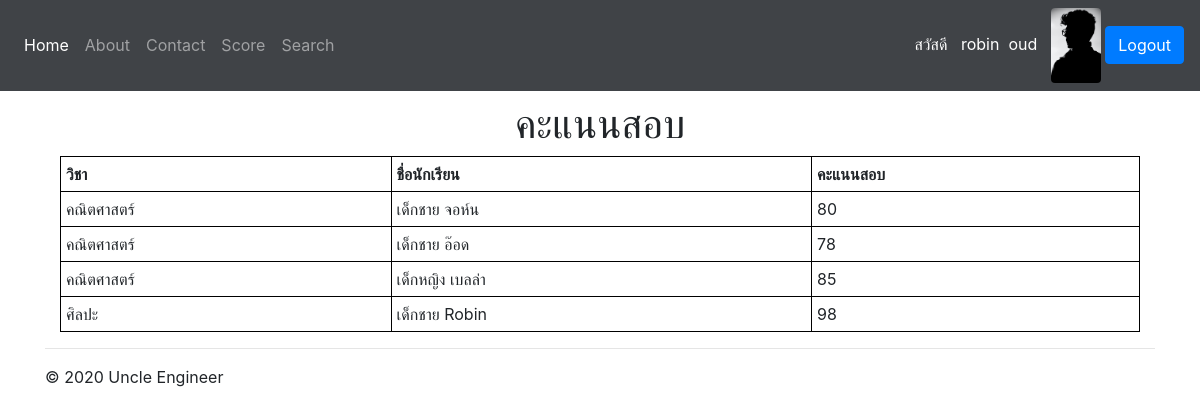
/score/ (signed in), run on the app's committed database.
### school/models.py (models this page shows, shortened)
class Profile(models.Model):
    user = models.OneToOneField(User,on_delete=models.CASCADE)
    photoprofile = models.ImageField(default = 'default.png', upload_to ='photo_profile',blank=True,null=True)
    usertype = models.CharField(max_length=100,blank=True,null=True,default='student')

class ExamScore(models.Model):
    allsubject = (  ('คณิตศาสตร์', 'คณิตศาสตร์'),
                    ('วิทยาศาสตร์', 'วิทยาศาสตร์'),
                    ('ศิลปะ', 'ศิลปะ'),
                    ('ภาษาอังกฤษ', 'ภาษาอังกฤษ'),
                    ('ฟิสิกส์', 'ฟิสิกส์'),
                    ('ชีววิทยา', 'ชีววิทยา'))
    subject = models.CharField(max_length=200, choices=allsubject, default = 'คณิตศาสตร์')
    student_name = models.CharField(max_length=200)
    score = models.IntegerField(default=0)

### school/views.py (the view)
# urls.py: path('score/', ShowScore, name='score-page'),
def ShowScore(request):
    score = ExamScore.objects.all() # ดึงค่า จาก DB มาทั้งหมด
    context = {'score' : score}
    return render(request, 'school/showscore.html', context)

### school/template/school/showscore.html
{% extends 'school/base.html' %}
{% block content %}
<div class="container">
    <center>
        <h1>คะแนนสอบ</h1>
        <table style="width: 100%;">
            <tr><th>วิชา</th><th>ชื่อนักเรียน</th><th>คะแนนสอบ</th></tr>
            {% for sc in score %}
                <tr><td>{{sc.subject}}</td><td>{{sc.student_name}}</td><td>{{sc.score}}</td></tr>
            {% endfor %}
        </table>
    </center>
</div>
{% endblock content%}

### school/template/school/base.html (shortened to what this page needs)
<!doctype html>
<html lang="en">
  <head>
    <link rel="stylesheet" href="https://maxcdn.bootstrapcdn.com/bootstrap/4.4.1/css/bootstrap.min.css">
    <link rel="stylesheet" href="https://cdnjs.cloudflare.com/ajax/libs/font-awesome/4.7.0/css/font-awesome.min.css">
  </head>
  <body>
    <nav class="navbar navbar-expand-md navbar-dark fixed-top" style='background-color: #404347;'>
  <div class="collapse navbar-collapse" id="navbarsExampleDefault">
    <ul class="navbar-nav mr-auto">
      <li class="nav-item active">
        <a class="nav-link" href="{% url 'home-page' %}">Home <span class="sr-only">(current)</span></a>
      </li>
      <li class="nav-item">
        <a class="nav-link" href="{% url 'about-page' %}">About</a>
      </li>
      <li class="nav-item">
        <a class="nav-link" href="{% url 'contact-page' %}">Contact</a>
      </li>
      <li class="nav-item">
        <a class="nav-link" href="{% url 'score-page' %}">Score</a>
      </li>
      {% if user.is_authenticated and user.profile.usertype == 'teacher' %}
      <li class="nav-item">
        <a class="nav-link" href="{% url 'search-page' %}">Search</a>
      </li>
      {% endif %}
    </ul>
    <div>
      {% if user.is_authenticated %}
      <a href="{% url 'editprofile-page' %}" >
        <font color="white">สวัสดี &nbsp; {{user.first_name}}&nbsp;&nbsp;{{user.last_name}}</font>
      </a>
        {% if user.profile.photoprofile %}
          <img src="{{user.profile.photoprofile.url}}" width="50" class="rounded">
        {% endif %}
        <a class="btn btn-primary" href="{% url 'logout' %}">Logout</a>
      {% else %}
      <a class="btn btn-primary" href="{% url 'register-page' %}">Register</a>&nbsp;
      <a class="btn btn-primary" href="{% url 'login' %}">Login</a>
      {% endif %}
    </div>
  </div>
</nav>
<main role="main">
  <div class="container">
   {% block content %}
   {% endblock %}
    <hr>
  </div>
</main>
<footer class="container">
  <p>&copy; 2020 Uncle Engineer</p>
</footer>
</body>
</html>

### school/template/school/base.html (style rules this page uses)
table, th, td { border: 1px solid black; border-collapse: collapse; }
th, td { padding:5px; text-align: left; }

### data on the page
ExamScore: subject "คณิตศาสตร์", student_name "เด็กชาย จอห์น", score "80"
ExamScore: subject "คณิตศาสตร์", student_name "เด็กชาย อ๊อด", score "78"
ExamScore: subject "คณิตศาสตร์", student_name "เด็กหญิง เบลล่า", score "85"
ExamScore: subject "ศิลปะ", student_name "เด็กชาย Robin", score "98"

### other printed values
{{ user.first_name }} "robin"
{{ user.last_name }} "oud"
